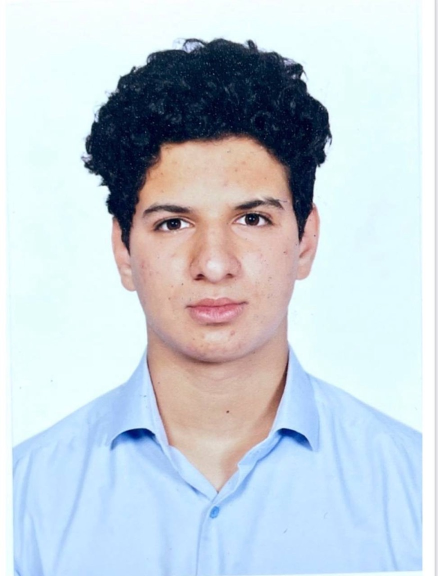
#> input picture media/payment_receipts/IMG_35FC457457AD-1.jpeg, 876 x 1152 px (shown at 1/2 size)
$ python -i image_optimizer.py   (imports and definitions only)
#> lines starting #> are read from the running program, lines starting #| are printed output that depends on the picture
from PIL import Image
import io
import os
from django.core.files.base import ContentFile


class ImageOptimizer:
    @staticmethod
    def create_optimized_versions(original_image_field):
        """
        Create optimized versions directly from ImageField
        Returns dict with ContentFile objects that can be assigned to ImageFields
        """
        if not original_image_field:
            return None

        try:
            # Open the original image
            img = Image.open(original_image_field)
#> img is the input picture: PIL image 876x1152 RGB; mean R, G, B 196, 206.5, 215.4

            # Convert to RGB if needed
            if img.mode in ('RGBA', 'LA', 'P'):
                background = Image.new('RGB', img.size, (255, 255, 255))
                if img.mode == 'P':
                    img = img.convert('RGBA')
                background.paste(img, mask=img.split()[-1] if img.mode == 'RGBA' else None)
                img = background

            # 1. Create thumbnail (150x150)
            thumbnail_img = img.copy()
            thumbnail_img.thumbnail((250, 250), Image.Resampling.LANCZOS)
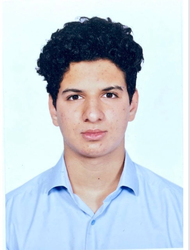
#> thumbnail_img: PIL image 190x250 RGB; mean R, G, B 196.1, 206.6, 215.5

            thumb_io = io.BytesIO()
            thumbnail_img.save(thumb_io, format='JPEG', quality=85, optimize=True)
            thumb_io.seek(0)

            # 2. Create compressed version (max 1200px width)
            compressed_img = img.copy()
            if compressed_img.width > 1200:
                ratio = 1200 / compressed_img.width
                new_height = int(compressed_img.height * ratio)
                compressed_img = compressed_img.resize((1200, new_height), Image.Resampling.LANCZOS)

            comp_io = io.BytesIO()
            compressed_img.save(comp_io, format='JPEG', quality=85, optimize=True)
            comp_io.seek(0)

            # Get original filename without extension
            base_name = os.path.splitext(os.path.basename(original_image_field.name))[0]

            # FIXED: Let Django's upload_to handle the path - don't duplicate it
            thumbnail_file = ContentFile(
                thumb_io.getvalue(),
                name=f"{base_name}_thumb.jpg"  # Just the filename - Django adds upload_to path
            )

            compressed_file = ContentFile(
                comp_io.getvalue(),
                name=f"{base_name}_comp.jpg"  # Just the filename - Django adds upload_to path
            )

            return {
                'thumbnail': thumbnail_file,
                'compressed': compressed_file,
                'original_size': original_image_field.size if hasattr(original_image_field, 'size') else 0,
                'thumbnail_size': len(thumb_io.getvalue()),
                'compressed_size': len(comp_io.getvalue())
            }

        except Exception as e:
            print(f"Error creating optimized versions: {e}")
            return None

>>> result = ImageOptimizer().create_optimized_versions('../../media/payment_receipts/IMG_35FC457457AD-1.jpeg')

$ run again, on media/payment_receipts/exam.png
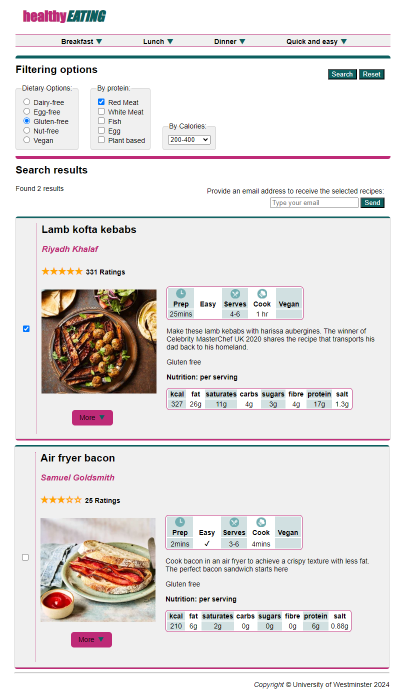
#> input picture media/payment_receipts/exam.png, 820 x 1380 px (shown at 1/2 size)
#> in create_optimized_versions, img is the input picture: PIL image 820x1380 RGBA; mean R, G, B, A 228.8, 224.8, 224.3, 255
#> in create_optimized_versions, `thumbnail_img.thumbnail((250, 250), Image.Resampling.LANCZOS)`:
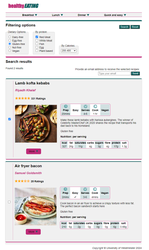
#> thumbnail_img: PIL image 149x250 RGB; mean R, G, B 228.5, 224.5, 224
